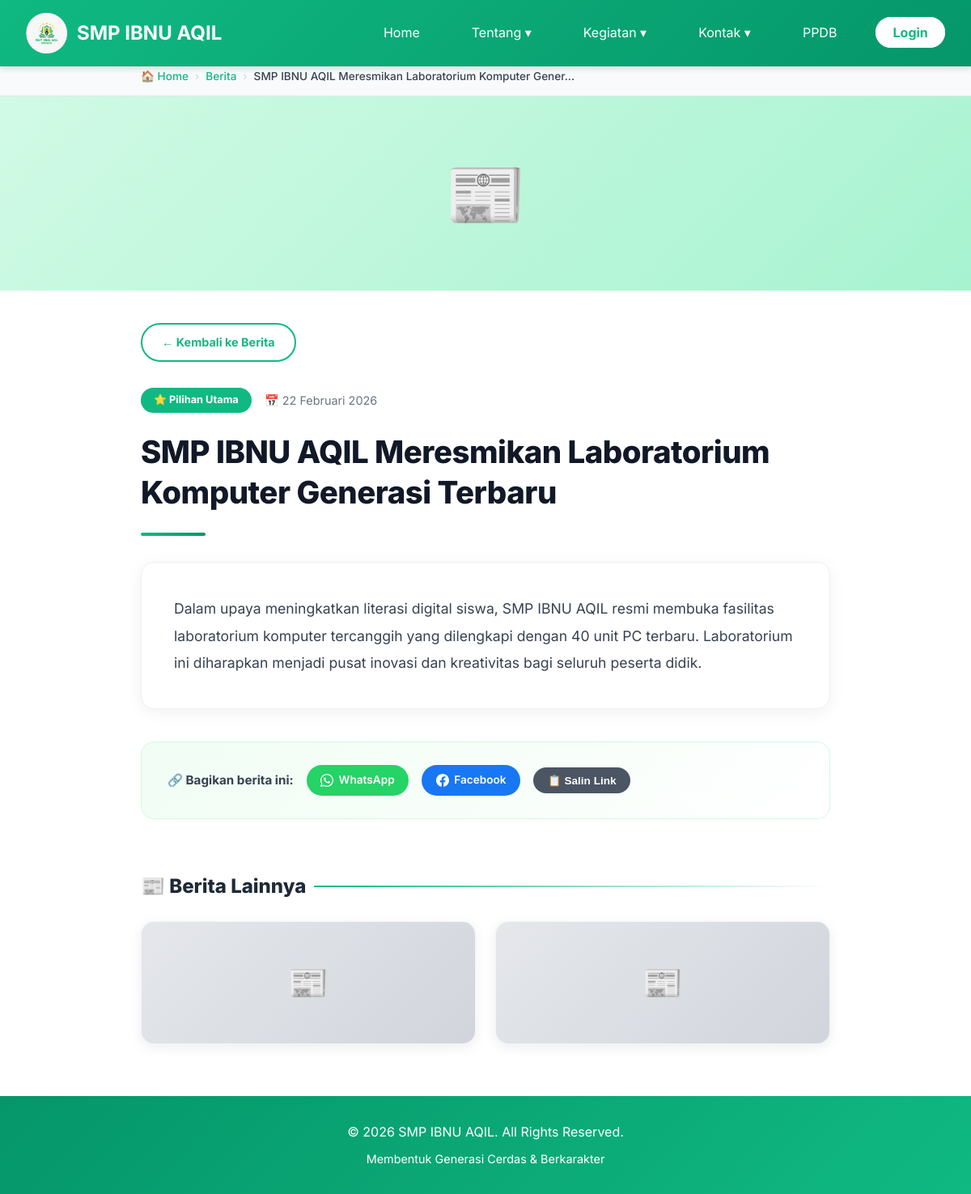
/detail-berita.php?id=10, run on the app's committed database.
### tables this page shows
CREATE TABLE `berita` (
  `id` int NOT NULL,
  `judul` varchar(200) NOT NULL,
  `foto` varchar(200) NOT NULL,
  `kategori` varchar(200) DEFAULT NULL,
  `tanggal` date NOT NULL,
  `deskripsi` text
);

### detail-berita.php (the view, shortened to what this page needs)
<?php
require_once 'koneksi.php';
$id = intval($_GET['id'] ?? 0);
$stmt = mysqli_prepare($KONEKSI, "SELECT * FROM berita WHERE id = ?");
mysqli_stmt_bind_param($stmt, "i", $id);
mysqli_stmt_execute($stmt);
$result = mysqli_stmt_get_result($stmt);
$berita = mysqli_fetch_assoc($result);
$related = [];
if (count($related) < 3) {
    $needed = 3 - count($related);
    $existing_ids = array_merge([$id], array_column($related, 'id'));
    $id_list = implode(',', array_map('intval', $existing_ids));
    $stmt3 = mysqli_query($KONEKSI, "SELECT * FROM berita WHERE id NOT IN ($id_list) ORDER BY tanggal DESC LIMIT $needed");
    while ($r = mysqli_fetch_assoc($stmt3)) {
        $related[] = $r;
    }
}
function formatTanggal($tgl) {
    $ts = strtotime($tgl);
    $bulan = ['', 'Januari', 'Februari', 'Maret', 'April', 'Mei', 'Juni',
              'Juli', 'Agustus', 'September', 'Oktober', 'November', 'Desember'];
    return date('d', $ts) . ' ' . $bulan[(int)date('m', $ts)] . ' ' . date('Y', $ts);
}
$badge_map = [
    'pengumuman'    => ['bg' => '#3b82f6', 'text' => '#fff', 'label' => 'Pengumuman', 'icon' => '📢'],
    'prestasi'      => ['bg' => '#f59e0b', 'text' => '#fff', 'label' => 'Prestasi',    'icon' => '🏆'],
    'pilihan utama' => ['bg' => '#10b981', 'text' => '#fff', 'label' => 'Pilihan Utama','icon' => '⭐'],
];
$kat      = $berita['kategori'];
$badge    = $badge_map[$kat] ?? ['bg' => '#6b7280', 'text' => '#fff', 'label' => ucfirst($kat), 'icon' => '📰'];
$tgl_fmt  = formatTanggal($berita['tanggal']);
$page_url = (isset($_SERVER['HTTPS']) && $_SERVER['HTTPS'] === 'on' ? 'https' : 'http') . '://' . $_SERVER['HTTP_HOST'] . $_SERVER['REQUEST_URI'];
?>
<!DOCTYPE html>
<html lang="id">
<head>
    <link rel="stylesheet" href="style.css">
</head>
<body>
    <nav class="navbar">
        <div class="nav-container">
            <div class="logo">
                <img src="Screenshot_2026-02-22-13-16-05-58_1c337646f29875672b5a61192b9010f9.png"
                    alt="Logo SMP IBNU AQIL" class="logo-img">
                SMP IBNU AQIL
            </div>
            <ul class="nav-menu" id="navMenu">
                <li><a href="index.php">Home</a></li>
                <li class="dropdown">
                    <a href="#" class="dropbtn">Tentang ▾</a>
                </li>
                <li class="dropdown">
                    <a href="#" class="dropbtn">Kegiatan ▾</a>
                </li>
                <li class="dropdown">
                    <a href="#" class="dropbtn">Kontak ▾</a>
                </li>
                <li><a href="https://s.id/brosur_PPDB_IBNU_AQIL_BOGOR_2024_2025" target="_blank">PPDB</a></li>
                <li><a href="login.php" class="nav-login-btn">Login</a></li>
            </ul>
        </div>
    </nav>
    <div class="breadcrumb-bar">
        <div class="breadcrumb-inner">
            <a href="index.php">🏠 Home</a>
            <span class="sep">›</span>
            <a href="berita.php">Berita</a>
            <span class="sep">›</span>
            <span style="color:#374151;font-weight:500;">
                <?php echo htmlspecialchars(mb_strimwidth($berita['judul'], 0, 55, '...')); ?>
            </span>
        </div>
    </div>
    <?php if (!empty($berita['foto'])): ?>
    <div class="detail-hero">
    </div>
    <?php else: ?>
    <div class="detail-hero">
        <div class="no-hero">📰</div>
    </div>
    <?php endif; ?>
    <div class="article-wrapper">
        <a href="berita.php" class="back-btn">← Kembali ke Berita</a>
        <div class="meta-strip">
            <span class="meta-badge" style="background:<?php echo $badge['bg']; ?>;">
                <?php echo $badge['icon']; ?> <?php echo htmlspecialchars($badge['label']); ?>
            </span>
            <span class="meta-date">
                📅 <?php echo $tgl_fmt; ?>
            </span>
        </div>
        <h1 class="article-title"><?php echo htmlspecialchars($berita['judul']); ?></h1>
        <div class="article-divider"></div>
        <div class="article-body"><?php echo htmlspecialchars($berita['deskripsi']); ?></div>
        <div class="share-section">
            <span class="share-label">🔗 Bagikan berita ini:</span>
            <a class="share-btn share-wa"
               href="https://wa.me/?text=<?php echo urlencode($berita['judul'] . ' — ' . $page_url); ?>"
               target="_blank" rel="noopener">
                WhatsApp
            </a>
            <a class="share-btn share-fb"
               href="https://www.facebook.com/sharer/sharer.php?u=<?php echo urlencode($page_url); ?>"
               target="_blank" rel="noopener">
                Facebook
            </a>
            <button class="share-btn share-copy" id="copyBtn" onclick="salinLink()">
                📋 Salin Link
            </button>
        </div>
    </div>
    <?php if (!empty($related)): ?>
    <div class="related-section">
        <h2 class="related-title">📰 Berita Lainnya</h2>
        <div class="related-grid">
            <?php foreach ($related as $rel): ?>
            <a href="detail-berita.php?id=<?php echo $rel['id']; ?>" class="related-card">
            </a>
            <?php endforeach; ?>
        </div>
    </div>
    <?php endif; ?>
    <footer>
        <p>&copy; 2026 SMP IBNU AQIL. All Rights Reserved.</p>
        <p style="margin-top: 0.5rem; font-size: 0.9rem;">Membentuk Generasi Cerdas &amp; Berkarakter</p>
    </footer>
</body>
</html>

### style.css (style rules this page uses)
* { margin: 0; padding: 0; box-sizing: border-box; }
:root { --primary-green: #10b981; --dark-green: #059669; --light-green: #34d399; --white: #ffffff; --light-gray: #f0fdf4; --text-dark: #1f2937; --text-gray: #6b7280; }
body { font-family: 'Segoe UI', Tahoma, Geneva, Verdana, sans-serif; line-height: 1.6; color: var(--text-dark); overflow-x: hidden; }
.navbar { background: linear-gradient(135deg, var(--primary-green) 0%, var(--dark-green) 100%); padding: 1rem 0; position: fixed; width: 100%; top: 0; z-index: 1000; box-shadow: 0 4px 6px rgba(0, 0, 0, 0.1); }
.nav-container { max-width: 1200px; margin: 0 auto; display: flex; justify-content: space-between; align-items: center; padding: 0 2rem; }
.logo { color: var(--white); font-size: 1.5rem; font-weight: bold; display: flex; align-items: center; gap: 0.75rem; text-align: left; line-height: 1.2; }
.logo-img { height: 50px; width: auto; object-fit: contain; }
.nav-menu { display: flex; list-style: none; gap: 2rem; }
.nav-menu a { color: var(--white); text-decoration: none; transition: all 0.3s; padding: 0.5rem 1rem; border-radius: 5px; cursor: pointer; }
.dropdown { position: relative; }
.nav-login-btn { background: var(--white) !important; color: var(--primary-green) !important; padding: 0.45rem 1.2rem !important; border-radius: 50px !important; font-weight: bold !important; transition: all 0.3s !important; border: 2px solid var(--white); }
footer { background: linear-gradient(135deg, var(--dark-green) 0%, var(--primary-green) 100%); color: var(--white); text-align: center; padding: 2rem; margin-top: 4rem; }

### data on the page
berita: judul "SMP IBNU AQIL Meresmikan Laboratorium Komputer Gener...", kategori "⭐", kategori "Pilihan Utama", tanggal "22 Februari 2026", judul "SMP IBNU AQIL Meresmikan Laboratorium Komputer Generasi Terbaru", deskripsi "Dalam upaya meningkatkan literasi digital siswa, SMP IBNU AQIL resmi membuka fasilitas laboratorium komputer tercanggih yang dilengkapi dengan 40 unit PC terbaru. Laboratorium ini diharapkan menjadi pusat inovasi dan kreativitas bagi seluruh peserta didik."
